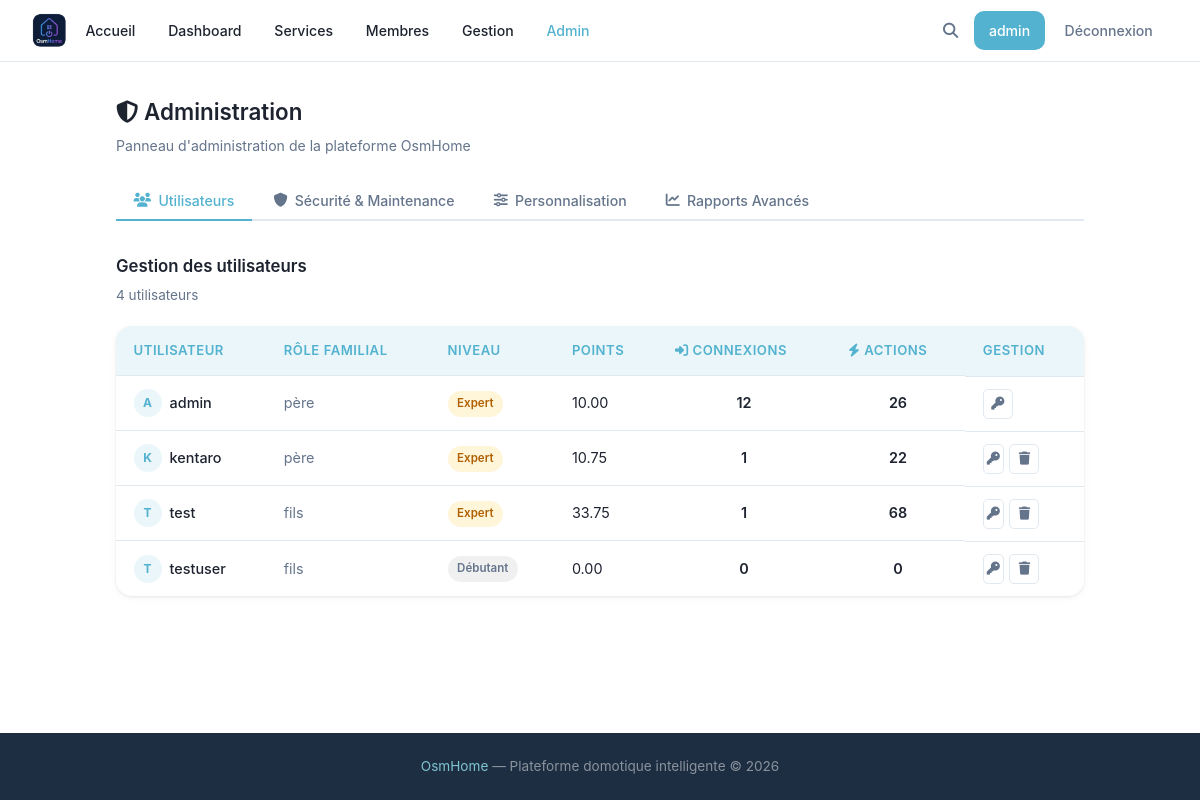
Before: /admin (signed in) with the older database file.
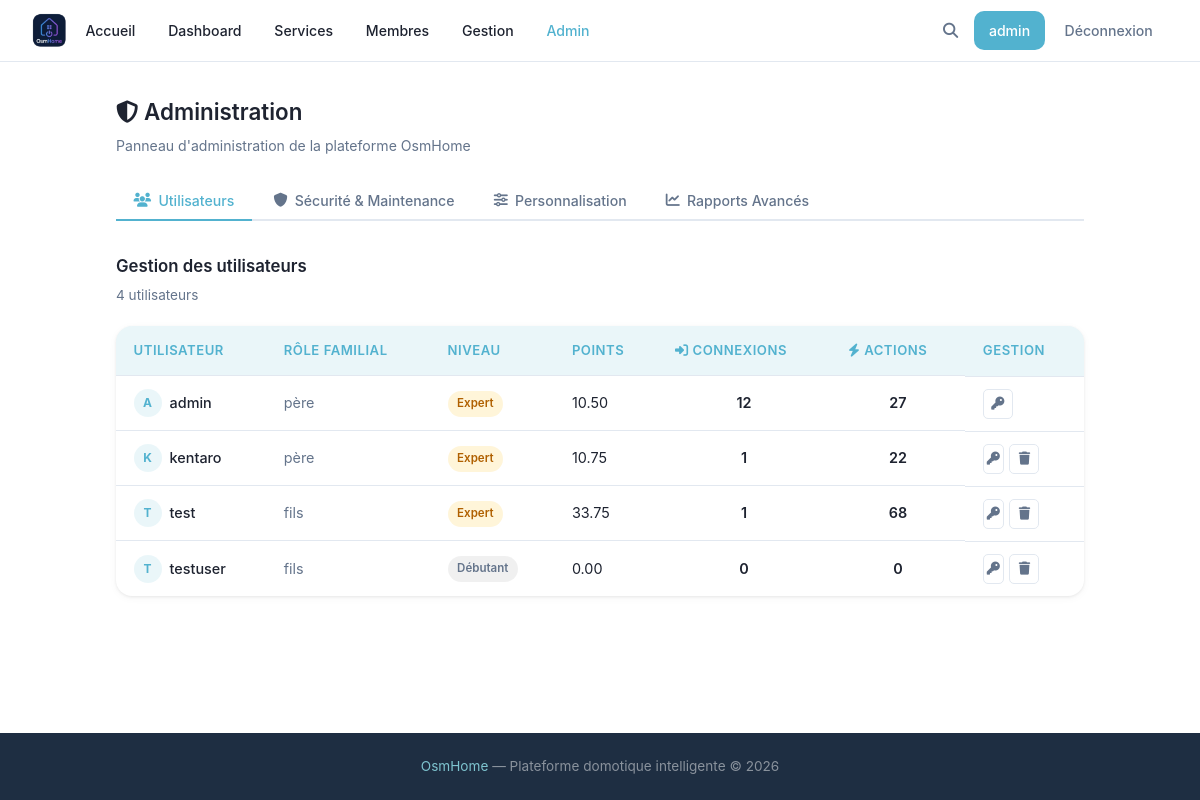
After: the same page with the newer database file.
### tables this page shows
CREATE TABLE users (
            id INTEGER PRIMARY KEY AUTOINCREMENT,
            username TEXT UNIQUE NOT NULL,
            password TEXT NOT NULL,
            lastname TEXT,
            firstname TEXT,
            age INTEGER,
            gender TEXT,
            birthdate TEXT,
            member_type TEXT,
            photo TEXT,
            level TEXT DEFAULT 'debutant',
            points REAL DEFAULT 0,
            email TEXT,
            email_verified INTEGER DEFAULT 0,
            role TEXT DEFAULT 'simple'
        , actions INTEGER DEFAULT 0, verification_token TEXT);

### main.py (the view)
@app.route('/admin')
def admin():
    if not _is_admin():
        flask.abort(403)
    stats        = utils.getAdminStats()
    pending_users = utils.getPendingUsers()
    reg_mode     = utils.getSetting('registration_mode', 'email')
    full_stats   = utils.getAdminFullStats()
    active_tab   = flask.request.args.get('tab', 'utilisateurs')
    saved        = flask.request.args.get('saved') == '1'
    return flask.render_template('admin.html',
        user=flask.session.get('username'),
        stats=stats,
        pending_users=pending_users,
        reg_mode=reg_mode,
        full_stats=full_stats,
        active_tab=active_tab,
        saved=saved,
    )

### main.py (called while the page is built)
@app.template_filter('level_label')
def level_label_filter(key: str) -> str:
    return _LEVEL_LABELS.get(key, key.capitalize())

def _is_admin() -> bool:
    if 'username' not in flask.session:
        return False
    u = utils.getUser(flask.session['username'])
    return bool(u and u['role'] == 'admin')

@app.context_processor
def inject_types():
    try:
        types = utils.getTypes()
    except Exception:
        types = []
    is_admin = False
    user_level = None
    if flask.session.get('username'):
        u = utils.getUser(flask.session['username'])
        is_admin = bool(u and u['role'] == 'admin')
        user_level = u['level'] if u else None
    return {'types': types, 'is_admin': is_admin, 'user_level': user_level}

### utils.py (called while the page is built)
def openDB() -> sqlite3.Connection:
    if 'db' not in flask.g:
        flask.g.db = sqlite3.connect(BASE)
        flask.g.db.row_factory = sqlite3.Row
    return flask.g.db

def closeDB(_ = None):
    db = flask.g.pop("db", None)
    if db is not None:
        db.close()

def getUser(username: str):
    db = openDB()
    return db.execute(
        'SELECT * FROM users WHERE username = ?',
        (username,)
    ).fetchone()

def getTypes() -> list:
    db = openDB()
    rows = db.execute('SELECT DISTINCT type FROM devices ORDER BY type').fetchall()
    return [row['type'] for row in rows]

def getAdminStats() -> list:
    db = openDB()
    return db.execute('''
        SELECT u.username, u.member_type, u.level, u.points, u.actions,
               COUNT(c.id) AS connection_count
        FROM users u
        LEFT JOIN connection_history c ON c.user_id = u.id
        GROUP BY u.id
        ORDER BY connection_count DESC
    ''').fetchall()

def getSetting(key: str, default: str = '') -> str:
    db = openDB()
    row = db.execute('SELECT value FROM settings WHERE key = ?', (key,)).fetchone()
    return row['value'] if row else default

def getPendingUsers() -> list:
    db = openDB()
    return db.execute(
        'SELECT username, email, lastname, firstname, member_type FROM users WHERE email_verified = 0 ORDER BY id DESC'
    ).fetchall()

### templates/admin.html (shortened to what this page needs)
{% extends 'base.html' %}
{% block extra_css %}
<link rel="stylesheet" href="{{ url_for('static', filename='css/members.css') }}">
<link rel="stylesheet" href="{{ url_for('static', filename='css/gestion.css') }}">
<link rel="stylesheet" href="{{ url_for('static', filename='css/admin.css') }}">
{% endblock %}
{% block content %}
<div class="admin-page">
    <div class="admin-hero">
        <div>
            <h2><i class="fa-solid fa-shield-halved"></i> Administration</h2>
            <p>Panneau d'administration de la plateforme OsmHome</p>
        </div>
    </div>
    <div class="admin-tabs">
        <button class="admin-tab {% if active_tab == 'utilisateurs' %}active{% endif %}" data-tab="utilisateurs">
            <i class="fa-solid fa-users"></i> Utilisateurs
        </button>
        <button class="admin-tab {% if active_tab == 'securite' %}active{% endif %}" data-tab="securite">
            <i class="fa-solid fa-shield"></i> Sécurité &amp; Maintenance
        </button>
        <button class="admin-tab {% if active_tab == 'personnalisation' %}active{% endif %}" data-tab="personnalisation">
            <i class="fa-solid fa-sliders"></i> Personnalisation
        </button>
        <button class="admin-tab {% if active_tab == 'rapports' %}active{% endif %}" data-tab="rapports">
            <i class="fa-solid fa-chart-line"></i> Rapports Avancés
        </button>
    </div>
    <div class="admin-tab-content {% if active_tab == 'utilisateurs' %}active{% endif %}" id="tab-utilisateurs">
        <div class="admin-section-header">
            <h3>Gestion des utilisateurs</h3>
            <p>{{ stats | length }} utilisateur{{ 's' if stats | length > 1 }}</p>
        </div>
        <div class="admin-table-wrap">
            <table class="admin-table">
                <thead>
                    <tr>
                        <th>Utilisateur</th>
                        <th>Rôle familial</th>
                        <th>Niveau</th>
                        <th>Points</th>
                        <th><i class="fa-solid fa-right-to-bracket"></i> Connexions</th>
                        <th><i class="fa-solid fa-bolt"></i> Actions</th>
                        <th>Gestion</th>
                    </tr>
                </thead>
                <tbody>
                    {% for s in stats %}
                    <tr>
                        <td>
                            <a href="/member/{{ s['username'] }}" class="admin-user-link">
                                <span class="member-avatar small">{{ s['username'][0] | upper }}</span>
                                {{ s['username'] }}
                            </a>
                        </td>
                        <td class="text-muted">{{ s['member_type'] or '—' }}</td>
                        <td><span class="level-badge level-{{ s['level'] }}">{{ s['level'] | level_label }}</span></td>
                        <td>{{ "%.2f"|format(s['points']) }}</td>
                        <td class="stat-num">{{ s['connection_count'] }}</td>
                        <td class="stat-num">{{ s['actions'] or 0 }}</td>
                        <td class="admin-actions">
                            <button class="btn-action btn-action--edit"
                                    onclick="openResetModal('{{ s['username'] }}')"
                                    title="Réinitialiser le mot de passe">
                                <i class="fa-solid fa-key"></i>
                            </button>
                            {% if s['username'] != user %}
                            <form action="/admin/delete/{{ s.username }}" method="post" style="display:inline"
                                  onsubmit="return confirm('Supprimer définitivement « {{ s.username }} » ?')">
                                <button class="btn-action btn-action--delete" title="Supprimer l'utilisateur">
                                    <i class="fa-solid fa-trash"></i>
                                </button>
                            </form>
                            {% endif %}
                        </td>
                    </tr>
                    {% endfor %}
                </tbody>
            </table>
        </div>
    </div>
                        {% set total_dev = full_stats.device_status.get('actif', 0) + full_stats.device_status.get('inactif', 0) %}
</div>
{% endblock %}

### templates/base.html (shortened to what this page needs)
<!DOCTYPE html>
<html lang="en">
<head>
    <link rel="stylesheet" href="{{ url_for('static', filename='css/style.css') }}">
    <link rel="stylesheet" href="https://cdnjs.cloudflare.com/ajax/libs/font-awesome/6.5.2/css/all.min.css">
    {% block extra_css %}{% endblock %}
</head>
<body>
    <header>
        <a href="/" class="logo">
            <img src="{{ url_for('static', filename='images/logo.png') }}" alt="OsmHome" class="logo-img">
        </a>
        <nav class="header-nav">
            <a href="/" class="btn-members">Accueil</a>
            {% if user %}
                <a href="/dashboard" class="btn-members">Dashboard</a>
                <a href="/services" class="btn-members">Services</a>
                <a href="/members" class="btn-members">Membres</a>
                {% if user_level in ('avance', 'expert') %}<a href="/gestion" class="btn-members">Gestion</a>{% endif %}
                {% if is_admin %}<a href="/admin" class="btn-admin">Admin</a>{% endif %}
            {% endif %}
        </nav>
        <div class="header-actions">
            <a href="/search" class="header-search-btn" aria-label="Rechercher">
                <i class="fa-solid fa-magnifying-glass"></i>
            </a>
            {% if user %}
                <a href="/profile" class="btn-profile">{{ user }}</a>
                <a href="/logout" class="btn-logout">Déconnexion</a>
            {% else %}
                <a href="/signup" class="btn-signup">Inscription</a>
                <a href="/login" class="btn-login">Connexion</a>
            {% endif %}
        </div>
    </header>
    <main>{% block content %}{% endblock %}</main>
    <footer>
        <span>OsmHome</span> — Plateforme domotique intelligente &copy; 2026
    </footer>
</body>
</html>

### static/css/style.css (style rules this page uses)
:root { --bg: #ffffff; --surface: #ffffff; --dark: #1e2330; --dark-2: #1c2131; --primary: #52B2CF; --primary-hover: #3d9ebc; --primary-light: rgba(82, 178, 207, 0.12); --accent-2: #7EC4CF; --accent-pink: #D4AFB9; --accent-lavender: #D1CFE2; --accent-powder: #9CADCE; --muted: #64748b; --white: #ffffff; --border: #e2e8f0; --shadow: 0 1px 3px rgba(0,0,0,.07), 0 2px 8px rgba(0,0,0,.04); --shadow-md: 0 4px 14px rgba(0,0,0,.09), 0 2px 6px rgba(0,0,0,.05); --radius: 10px; --radius-sm: 5px; --radius-lg: 16px; --danger: #ea4335; }
* { margin: 0; padding: 0; box-sizing: border-box; }
html { min-height: 100%; scroll-behavior: smooth; }
body { min-height: 100vh; display: flex; flex-direction: column; font-family: 'Google Sans', 'Inter', system-ui, -apple-system, BlinkMacSystemFont, 'Segoe UI', Roboto, sans-serif; background: var(--bg); color: var(--dark); line-height: 1.65; }
a { color: inherit; text-decoration: none; }
h1, h2, h3, h4, h5 { color: var(--dark); margin-bottom: 0.5rem; font-weight: 600; }
p { color: var(--muted); margin-bottom: 1rem; }
button, .btn { border: none; cursor: pointer; border-radius: var(--radius); padding: 0.6rem 1rem; font-weight: 500; font-size: 0.9rem; font-family: inherit; transition: background 0.2s, box-shadow 0.2s, transform 0.15s; }
form { width: 100%; }
.text-muted { color: var(--muted) !important; }
.level-badge { display: inline-block; padding: 0.22rem 0.6rem; border-radius: 999px; font-size: 0.72rem; font-weight: 600; white-space: nowrap; }
.level-debutant { background: rgba(0,0,0,0.06); color: var(--muted); }
.level-expert { background: rgba(251,188,4,0.15); color: #b06000; }
header { background: var(--surface); padding: 0 2rem; height: 62px; display: flex; align-items: center; gap: 0.25rem; position: sticky; top: 0; z-index: 100; border-bottom: 1px solid var(--border); }
.header-nav { display: flex; align-items: center; gap: 0.25rem; }
.header-actions { display: flex; align-items: center; gap: 0.25rem; margin-left: auto; }
.logo { font-size: 1.4rem; font-weight: 700; color: var(--primary); display: flex; align-items: center; }
.logo-img { height: 36px; object-fit: contain; }
.header-search-btn { width: 38px; height: 38px; border-radius: 50%; display: flex; align-items: center; justify-content: center; color: var(--muted); font-size: 0.95rem; transition: background 0.15s, color 0.15s; flex-shrink: 0; }
.btn-signup, .btn-login, .btn-profile, .btn-logout { display: inline-flex; align-items: center; justify-content: center; padding: 0.48rem 0.95rem; border-radius: var(--radius); font-weight: 500; font-size: 0.88rem; transition: background 0.15s, color 0.15s; white-space: nowrap; }
.btn-signup, .btn-profile { background: var(--primary); color: var(--white); }
.btn-login, .btn-logout { background: transparent; color: var(--muted); }
.btn-members { display: inline-flex; align-items: center; justify-content: center; padding: 0.48rem 0.9rem; border-radius: var(--radius); font-weight: 500; font-size: 0.88rem; transition: background 0.15s, color 0.15s; white-space: nowrap; background: transparent; color: var(--dark); }
.btn-admin { display: inline-flex; align-items: center; padding: 0.48rem 0.9rem; border-radius: var(--radius); font-weight: 500; font-size: 0.88rem; background: transparent; color: var(--primary); transition: background 0.15s; white-space: nowrap; }
main { flex: 1; }
footer { margin-top: 3rem; background: #1e2e42; color: rgba(255,255,255,0.48); text-align: center; padding: 1.4rem; font-size: 0.85rem; }
footer span { color: #7EC4CF; }

### static/css/members.css (style rules this page uses)
.member-avatar { width: 46px; height: 46px; border-radius: 50%; background: rgba(82,178,207,0.15); color: #52B2CF; display: flex; align-items: center; justify-content: center; font-size: 1.1rem; font-weight: 700; flex-shrink: 0; }
.member-avatar.small { width: 28px; height: 28px; min-width: 28px; font-size: 0.75rem; border-radius: 50%; background: var(--primary-light); color: var(--primary); display: inline-flex; align-items: center; justify-content: center; font-weight: 700; }

### static/css/gestion.css (style rules this page uses)
.btn-action { width: 30px; height: 30px; border-radius: var(--radius-sm); border: 1px solid var(--border); background: var(--surface); cursor: pointer; display: inline-flex; align-items: center; justify-content: center; font-size: 0.82rem; transition: background 0.15s, color 0.15s; color: var(--muted); padding: 0; }

Changed rows visible on the page:
changed users "admin": points "10.00" → "10.50"; actions "26" → "27"
